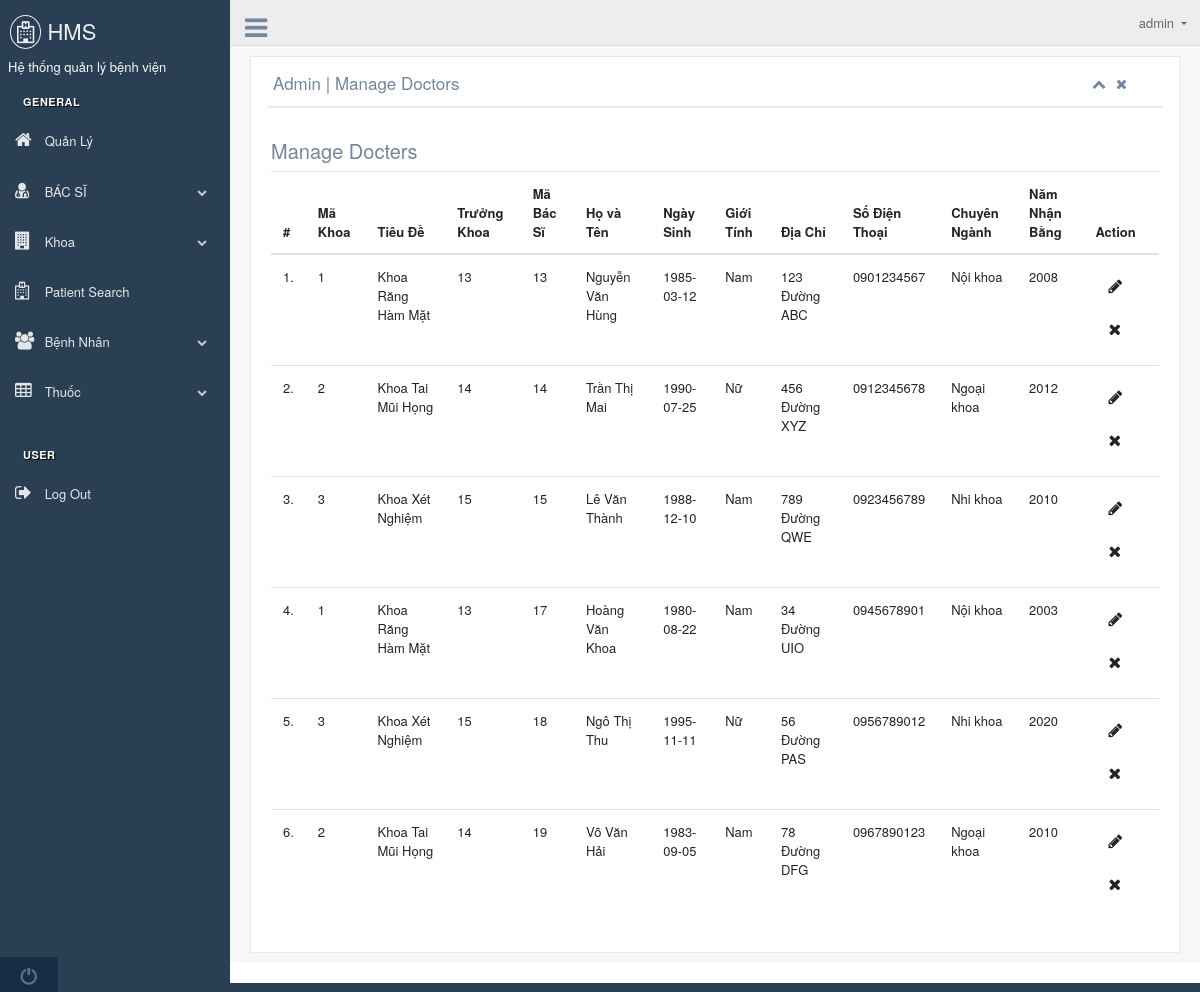
The app's page /admin/manage-departments.php (signed in) with its own data.
### tables this page shows
CREATE TABLE `khoa` (
  `maKhoa` int(11) NOT NULL,
  `tieuDe` varchar(100) NOT NULL,
  `truongKhoa` int(11) DEFAULT NULL
);

CREATE TABLE `nhanvien` (
  `maNV` int(11) NOT NULL,
  `hoTen` varchar(100) NOT NULL,
  `ngaySinh` date NOT NULL,
  `gioiTinh` enum('Nam','Nữ') NOT NULL,
  `diaChi` text NOT NULL,
  `ngayBatDauLam` date NOT NULL,
  `soDienThoai` varchar(15) NOT NULL,
  `chuyenNganh` varchar(100) DEFAULT NULL,
  `namNhanBang` year(4) DEFAULT NULL,
  `loaiNhanVien` enum('Bác sĩ','Y tá') NOT NULL,
  `maKhoa` int(11) NOT NULL
);

### admin/manage-departments.php (the view, shortened to what this page needs)
<!DOCTYPE html>
<html lang="en">
<head>
    <link href="../vendors/bootstrap/dist/css/bootstrap.min.css" rel="stylesheet">
    <link href="../vendors/font-awesome/css/font-awesome.min.css" rel="stylesheet">
    <link href="../vendors/nprogress/nprogress.css" rel="stylesheet">
    <link href="../vendors/iCheck/skins/flat/green.css" rel="stylesheet">
    <link href="../vendors/bootstrap-progressbar/css/bootstrap-progressbar-3.3.4.min.css" rel="stylesheet">
    <link href="../vendors/jqvmap/dist/jqvmap.min.css" rel="stylesheet" />
    <link href="../vendors/bootstrap-daterangepicker/daterangepicker.css" rel="stylesheet">
    <link href="../assets/css/custom.min.css" rel="stylesheet">
</head>
<body class="nav-md">
    <?php include('include/header.php'); ?>
    <div class="row">
        <div class="col-md-12">
            <h5 class="over-title margin-bottom-15">Manage <span class="text-bold">Docters</span></h5>
            <table class="table table-hover" id="sample-table-1">
                <thead>
                    <tr>
                        <th class="center">#</th>
                        <th>Mã Khoa</th>
                        <th>Tiêu Đề</th>
                        <th>Trưởng Khoa</th>
                        <th>Mã Bác Sĩ</th>
                        <th>Họ và Tên</th>
                        <th>Ngày Sinh</th>
                        <th>Giới Tính</th>
                        <th>Địa Chỉ</th>
                        <th>Số Điện Thoại</th>
                        <th>Chuyên Ngành</th>
                        <th>Năm Nhận Bằng</th>
                        <th>Action</th>
                    </tr>
                </thead>
                <tbody>
                    <?php
                    include('config.php');
                    $sql = mysqli_query($con, "
            SELECT
                khoa.maKhoa,
                khoa.tieuDe,
                khoa.truongKhoa,
                nhanvien.maNV,
                nhanvien.hoTen,
                nhanvien.ngaySinh,
                nhanvien.gioiTinh,
                nhanvien.diaChi,
                nhanvien.soDienThoai,
                nhanvien.chuyenNganh,
                nhanvien.namNhanBang
            FROM
                khoa
            JOIN
                nhanvien ON khoa.maKhoa = nhanvien.maKhoa
        ");
                    $cnt = 1;
                    while ($row = mysqli_fetch_array($sql)) {
                    ?>
                        <tr>
                            <td class="center"><?php echo $cnt; ?>.</td>
                            <td><?php echo $row['maKhoa']; ?></td>
                            <td><?php echo $row['tieuDe']; ?></td>
                            <td><?php echo $row['truongKhoa']; ?></td>
                            <td><?php echo $row['maNV']; ?></td>
                            <td><?php echo $row['hoTen']; ?></td>
                            <td><?php echo $row['ngaySinh']; ?></td>
                            <td><?php echo $row['gioiTinh']; ?></td>
                            <td><?php echo $row['diaChi']; ?></td>
                            <td><?php echo $row['soDienThoai']; ?></td>
                            <td><?php echo $row['chuyenNganh']; ?></td>
                            <td><?php echo $row['namNhanBang']; ?></td>
                            <td>
                                <div class="visible-md visible-lg hidden-sm hidden-xs">
                                    <a href="edit-departments.php?maKhoa=<?php echo $row['maKhoa']; ?>" class="btn btn-transparent btn-xs" tooltip-placement="top" tooltip="Edit"><i class="fa fa-pencil"></i></a>
                                    <a href="manage-departments.php?maKhoa=<?php echo $row['maKhoa']; ?>&del=delete" onClick="return confirm('Are you sure you want to delete?')" class="btn btn-transparent btn-xs tooltips" tooltip-placement="top" tooltip="Remove"><i class="fa fa-times fa fa-white"></i></a>
                                </div>
                            </td>
                        </tr>
                    <?php
                        $cnt++;
                    }
                    ?>
                </tbody>
            </table>
        </div>
    </div>
    <?php include('include/footer.php'); ?>
</body>

### records on screen
khoa: maKhoa "1", tieuDe "Khoa Răng Hàm Mặt", truongKhoa "13", truongKhoa.maNV "13", truongKhoa.hoTen "Nguyễn Văn Hùng", truongKhoa.ngaySinh "1985-03-12", truongKhoa.gioiTinh "Nam", truongKhoa.diaChi "123 Đường ABC", truongKhoa.soDienThoai "0901234567", truongKhoa.chuyenNganh "Nội khoa", truongKhoa.namNhanBang "2008", nhanvien.maNV "17", nhanvien.hoTen "Hoàng Văn Khoa", nhanvien.ngaySinh "1980-08-22", nhanvien.gioiTinh "Nam", nhanvien.diaChi "34 Đường UIO", nhanvien.soDienThoai "0945678901", nhanvien.chuyenNganh "Nội khoa", nhanvien.namNhanBang "2003"
khoa: maKhoa "2", tieuDe "Khoa Tai Mũi Họng", truongKhoa "14", truongKhoa.maNV "14", truongKhoa.hoTen "Trần Thị Mai", truongKhoa.ngaySinh "1990-07-25", truongKhoa.gioiTinh "Nữ", truongKhoa.diaChi "456 Đường XYZ", truongKhoa.soDienThoai "0912345678", truongKhoa.chuyenNganh "Ngoại khoa", truongKhoa.namNhanBang "2012", nhanvien.maNV "19", nhanvien.hoTen "Võ Văn Hải", nhanvien.ngaySinh "1983-09-05", nhanvien.gioiTinh "Nam", nhanvien.diaChi "78 Đường DFG", nhanvien.soDienThoai "0967890123", nhanvien.chuyenNganh "Ngoại khoa", nhanvien.namNhanBang "2010"
khoa: maKhoa "3", tieuDe "Khoa Xét Nghiệm", truongKhoa "15", truongKhoa.maNV "15", truongKhoa.hoTen "Lê Văn Thành", truongKhoa.ngaySinh "1988-12-10", truongKhoa.gioiTinh "Nam", truongKhoa.diaChi "789 Đường QWE", truongKhoa.soDienThoai "0923456789", truongKhoa.chuyenNganh "Nhi khoa", truongKhoa.namNhanBang "2010", nhanvien.maNV "18", nhanvien.hoTen "Ngô Thị Thu", nhanvien.ngaySinh "1995-11-11", nhanvien.gioiTinh "Nữ", nhanvien.diaChi "56 Đường PAS", nhanvien.soDienThoai "0956789012", nhanvien.chuyenNganh "Nhi khoa", nhanvien.namNhanBang "2020"

### other values on screen
$_SESSION['login'] "admin"
$page_title "Admin | Manage Doctors"
